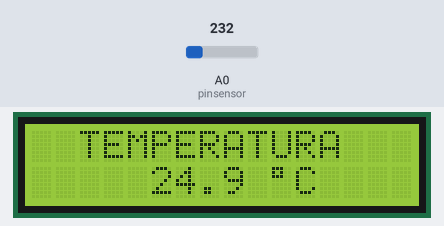
Bench run of a sketch on a simulated Arduino Uno, built with avr-gcc and run on an emulated ATmega328P. Shown: 16×2 character LCD. Inputs (shaded band) come from the test bench; at power-on: A0 (pinsensor) = 232.

Above: at 6.2 s.
6.3 s: A0 (pinsensor) set to 250
At 11.5 s:
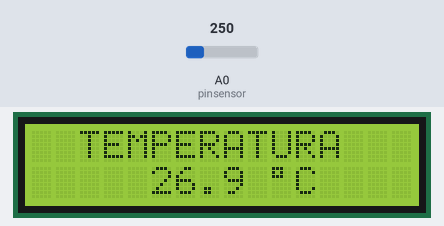
11.9 s: A0 (pinsensor) set to 266
At 15.5 s:
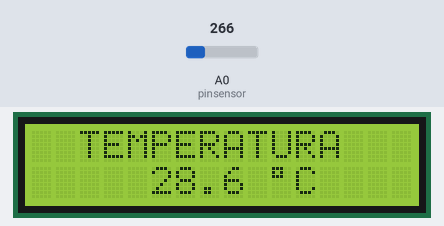
17.5 s: A0 (pinsensor) set to 290
At 20.7 s:
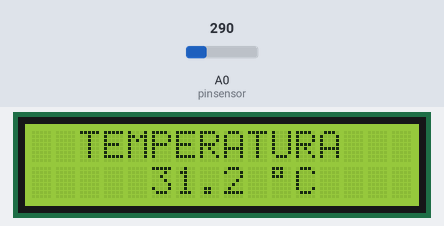
Timing chart, 0 to 22.2 s (numbered marks = the images above; inputs shaded):
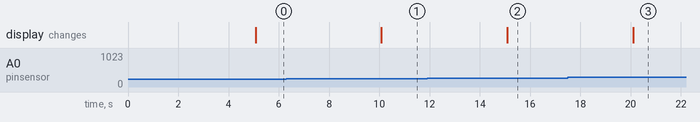

Measured:
- after the input at 6.3 s, the display: changes after 3.8 s (image 1)
- after the input at 11.9 s, the display: changes after 3.2 s (image 2)
- after the input at 17.5 s, the display: changes after 2.6 s (image 3)

The sketch:

termometro-lm35-lcd-16x2.ino
```cpp
// (licence header left out)
/**
Librerias utilizadas por este proyecto
*/
#include <LiquidCrystal.h>

// variable para guardar el numero de pin donde conectaremos el sensor LM35DZ
const int pinsensor = A0;

// objeto para manejar la pantalla LCD
LiquidCrystal lcd(7, 6, 5, 4, 3, 2);

/**
  Función setup: se ejecuta una vez cuando encendemos el arduino
*/
void setup() {
  // utilizamos la referencia interna de voltaje del convertidor A/D
  // esta función configura la referencia del ADC ya sea interna o externa
  // para este programa utilizaremos la referencia interna de 1.1 volts
  analogReference(INTERNAL);

  // indicar a la librería que tenemos conectada una pantalla de 16x2
  lcd.begin(16, 2);
  // mover el cursor a la primera posición de la pantalla (0,0)
  // y al mismo tiempo borramos su contenido
  lcd.clear();
  // imprimir mensaje inicial en la pantalla
  lcd.print(" GEEKFACTORY.MX ");
  lcd.setCursor(0, 1);
  lcd.print("TERMOMETRO  LM35");

  // esperar cinco segundos antes de iniciar el programa principal
  delay(5000);
}

/**
   Función loop: se ejecuta continuamente mientras el arduino permanece encendido
*/
void loop() {
  // variable local para el valor del ADC que va en un rango de 0 a 1023
  int valadc = analogRead(pinsensor);

  // calculamos la temperatura con la fórmula siguiente
  float temperatura = (110.0 * valadc) / 1024.0;

  // borrar toda la pantalla
  lcd.clear();
  // imprimir a la pantalla una leyenda
  lcd.print("  TEMPERATURA   ");
  // mover el cursor a la segunda línea
  lcd.setCursor(5, 1);
  // imprimir el valor de la medición de temperatura
  lcd.print(temperatura, 1);
  // secuencia de escape para imprimir el simbolo de grados que forma
  // parte de los caracteres especiales de la pantalla LCD
  lcd.print(" \337C");

  // esperamos 5 segundos antes de realizar una nueva medición
  // podemos personalizar este retardo a nuestro gusto
  delay(5000);
}
```
